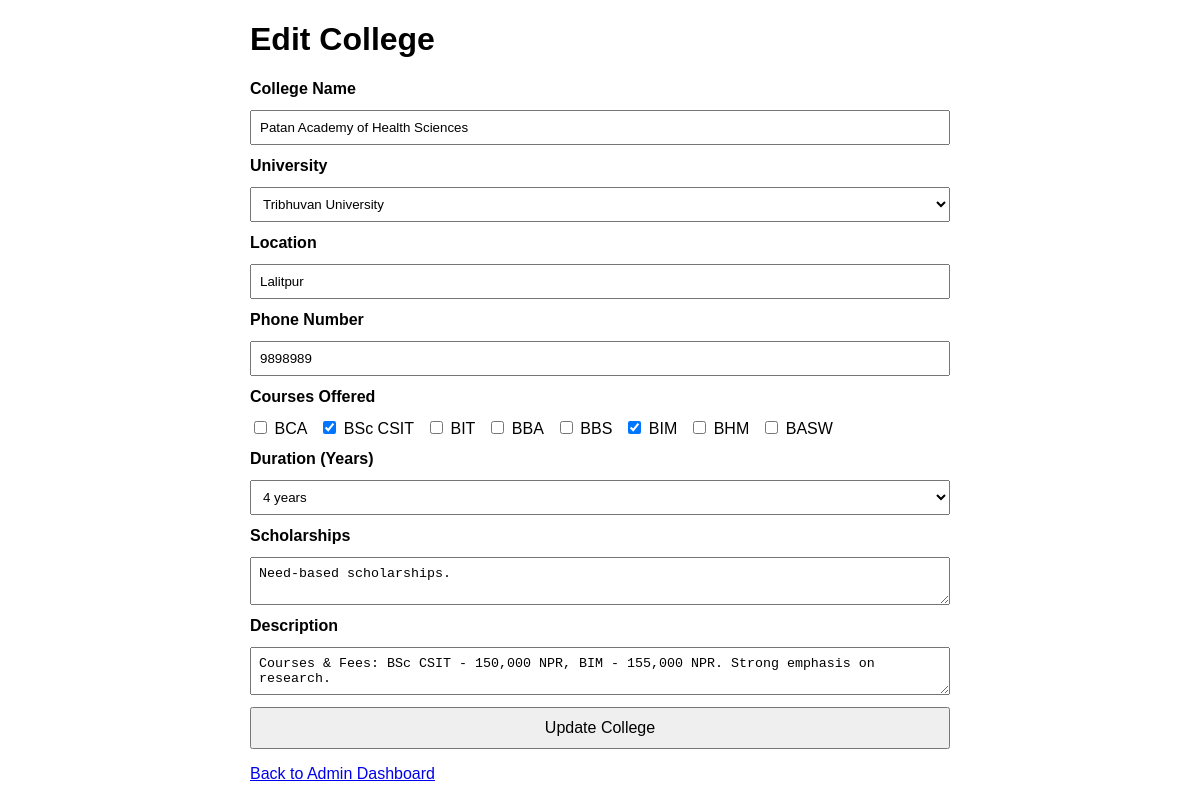
The page /admin/college.register.php?id=26 on the database its author committed.
### tables this page shows
CREATE TABLE `colleges` (
  `id` int(11) NOT NULL,
  `name` varchar(255) NOT NULL,
  `course` text NOT NULL,
  `university` varchar(255) NOT NULL,
  `location` varchar(255) NOT NULL,
  `phone_number` varchar(20) NOT NULL,
  `scholarships` text DEFAULT NULL,
  `duration` varchar(10) NOT NULL,
  `description` text DEFAULT NULL,
  `created_at` timestamp NOT NULL DEFAULT current_timestamp()
);

### admin/college.register.php (the view, shortened to what this page needs)
<?php
require_once '../db_connection/db_connection.php';
$id = 0;
$name = $university = $location = $phone_number = $fee = $duration = $scholarships = $description = "";
$courses = [];
if ($_SERVER['REQUEST_METHOD'] === 'GET' && isset($_GET['id'])) {
    $id = intval($_GET['id']);
    $stmt = $conn->prepare("SELECT * FROM colleges WHERE id = ?");
    $stmt->bind_param("i", $id);
    $stmt->execute();
    $result = $stmt->get_result();
    if ($result->num_rows === 1) {
        $college = $result->fetch_assoc();
        $name = $college['name'];
        $university = $college['university'];
        $location = $college['location'];
        $phone_number = $college['phone_number'];
        $courses = explode(',', $college['course']);
        $duration = $college['duration'];
        $scholarships = $college['scholarships'];
        $description = $college['description'];
    } else {
        $_SESSION['message'] = "College not found.";
        header("Location: admin_dashboard.php");
        exit;
    }
}
?>
<!DOCTYPE html>
<html lang="en">
<head>
</head>
<body>
  <h1><?php echo $id ? 'Edit College' : 'Add College'; ?></h1>
  <form id="collegeForm" method="post" action="college.register.php<?php echo $id ? '?id=' . $id : ''; ?>">
    <label>College Name</label>
    <input type="text" name="name" value="<?php echo htmlspecialchars($name); ?>" required />
    <label>University</label>
    <select name="university" required>
      <?php
      $unis = ['Tribhuvan University', 'Pokhara University', 'Kathmandu University', 'Purbanchal University'];
      foreach ($unis as $uni) {
          $selected = ($university === $uni) ? 'selected' : '';
          echo "<option value=\"$uni\" $selected>$uni</option>";
      }
      ?>
    </select>
    <label>Location</label>
    <input type="text" name="location" value="<?php echo htmlspecialchars($location); ?>" required />
    <label>Phone Number</label>
    <input type="tel" name="phone_number" value="<?php echo htmlspecialchars($phone_number); ?>" required />
    <label>Courses Offered</label>
    <div class="checkbox-group">
      <?php
      $all_courses = ['BCA', 'BSc CSIT', 'BIT', 'BBA', 'BBS', 'BIM', 'BHM', 'BASW'];
      foreach ($all_courses as $course) {
          $checked = in_array($course, $courses) ? 'checked' : '';
          echo "<label><input type='checkbox' name='course[]' value='$course' $checked> $course</label>";
      }
      ?>
    </div>
    <label>Duration (Years)</label>
    <select name="duration" required>
      <?php for ($i = 1; $i <= 5; $i++) {
          $selected = ($duration == $i) ? 'selected' : '';
          echo "<option value=\"$i\" $selected>$i year" . ($i > 1 ? 's' : '') . "</option>";
      } ?>
    </select>
    <label>Scholarships</label>
    <textarea name="scholarships"><?php echo htmlspecialchars($scholarships); ?></textarea>
    <label>Description</label>
    <textarea name="description"><?php echo htmlspecialchars($description); ?></textarea>
    <button type="submit"><?php echo $id ? 'Update College' : 'Add College'; ?></button>
  </form>
  <p><a href="admin_dashboard.html">Back to Admin Dashboard</a></p>
</body>
</html>

### admin/college.register.php (style rules this page uses)
body { font-family: Arial, sans-serif; max-width: 700px; margin: 20px auto; }
form { display: flex; flex-direction: column; gap: 12px; }
label { font-weight: bold; }
input[type=text], input[type=tel], input[type=number], select, textarea { width: 100%; padding: 8px; box-sizing: border-box; }
.checkbox-group label { font-weight: normal; margin-right: 12px; }
button { padding: 10px 15px; font-size: 1rem; cursor: pointer; }

### rows shown on the page
colleges: name "Patan Academy of Health Sciences", location "Lalitpur", phone_number "9898989", scholarships "Need-based scholarships.", description "Courses & Fees: BSc CSIT - 150,000 NPR, BIM - 155,000 NPR. Strong emphasis on research."

### other values the page prints
$course "BCA"
$course "BSc CSIT"
$course "BIT"
$course "BBA"
$course "BBS"
$course "BIM"
$course "BHM"
$course "BASW"
form field university "Tribhuvan University"
form field duration "4 years"
